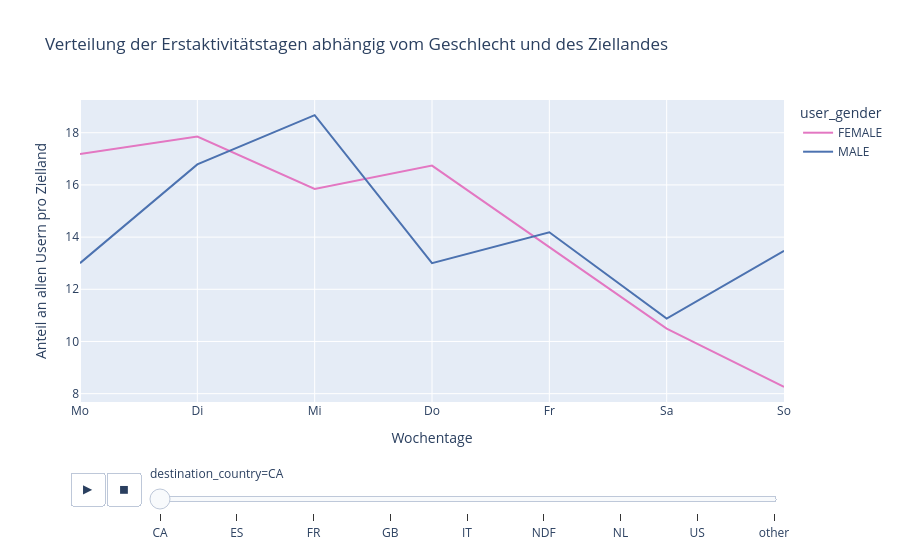

Notebook code cell kept with this figure:
### Code cell
fig4_dayofweek_destination = px.line(
    df_dayofweek_destination, 
    x='first_active_timestamp_dayofweek', 
    y='percentage', 
    color='user_gender', 
    animation_frame='destination_country', 
    color_discrete_map=color_male_female, 
    labels={'percentage': 'Anteil an allen Usern pro Zielland', 'first_active_timestamp_dayofweek':'Wochentage'}, 
    title='Verteilung der Erstaktivitätstagen abhängig vom Geschlecht und des Ziellandes'
)

fig4_dayofweek_destination.update_xaxes(
    dtick=1, 
    tickmode='array', 
    tickvals=[0,1,2,3,4,5,6], 
    ticktext=['Mo', 'Di', 'Mi', 'Do', 'Fr', 'Sa', 'So']
)

# adding play button as an alternative to dropdown selection
fig4_dayofweek_destination.layout.updatemenus[0].buttons[0].args[1]['frame']['duration'] = 0 # Instant switch
fig4_dayofweek_destination

### Figure 1 — Plotly figure (JSON) as saved in the notebook; plotly's stock layout.template omitted (floating-point values rounded to 4 significant figures)
{"data": [{"hovertemplate": "user_gender=FEMALE<br>destination_country=CA<br>Wochentage=%{x}<br>Anteil an allen Usern pro Zielland=%{y}<extra></extra>", "legendgroup": "FEMALE", "line": {"color": "#e377c2", "dash": "solid"}, "marker": {"symbol": "circle"}, "mode": "lines", "name": "FEMALE", "orientation": "v", "showlegend": true, "type": "scatter", "x": [0, 1, 2, 3, 4, 5, 6], "xaxis": "x", "y": [17.19, 17.86, 15.85, 16.74, 13.62, 10.49, 8.259], "yaxis": "y"}, {"hovertemplate": "user_gender=MALE<br>destination_country=CA<br>Wochentage=%{x}<br>Anteil an allen Usern pro Zielland=%{y}<extra></extra>", "legendgroup": "MALE", "line": {"color": "#4C72B0", "dash": "solid"}, "marker": {"symbol": "circle"}, "mode": "lines", "name": "MALE", "orientation": "v", "showlegend": true, "type": "scatter", "x": [0, 1, 2, 3, 4, 5, 6], "xaxis": "x", "y": [13.0, 16.78, 18.68, 13.0, 14.18, 10.87, 13.48], "yaxis": "y"}], "layout": {"legend": {"title": {"text": "user_gender"}, "tracegroupgap": 0}, "sliders": [{"active": 0, "currentvalue": {"prefix": "destination_country="}, "len": 0.9, "pad": {"b": 10, "t": 60}, "steps": [{"args": [["CA"], {"frame": {"duration": 0, "redraw": false}, "fromcurrent": true, "mode": "immediate", "transition": {"duration": 0, "easing": "linear"}}], "label": "CA", "method": "animate"}, {"args": [["ES"], {"frame": {"duration": 0, "redraw": false}, "fromcurrent": true, "mode": "immediate", "transition": {"duration": 0, "easing": "linear"}}], "label": "ES", "method": "animate"}, {"args": [["FR"], {"frame": {"duration": 0, "redraw": false}, "fromcurrent": true, "mode": "immediate", "transition": {"duration": 0, "easing": "linear"}}], "label": "FR", "method": "animate"}, {"args": [["GB"], {"frame": {"duration": 0, "redraw": false}, "fromcurrent": true, "mode": "immediate", "transition": {"duration": 0, "easing": "linear"}}], "label": "GB", "method": "animate"}, {"args": [["IT"], {"frame": {"duration": 0, "redraw": false}, "fromcurrent": true, "mode": "immediate", "transition": {"duration": 0, "easing": "linear"}}], "label": "IT", "method": "animate"}, {"args": [["NDF"], {"frame": {"duration": 0, "redraw": false}, "fromcurrent": true, "mode": "immediate", "transition": {"duration": 0, "easing": "linear"}}], "label": "NDF", "method": "animate"}, {"args": [["NL"], {"frame": {"duration": 0, "redraw": false}, "fromcurrent": true, "mode": "immediate", "transition": {"duration": 0, "easing": "linear"}}], "label": "NL", "method": "animate"}, {"args": [["US"], {"frame": {"duration": 0, "redraw": false}, "fromcurrent": true, "mode": "immediate", "transition": {"duration": 0, "easing": "linear"}}], "label": "US", "method": "animate"}, {"args": [["other"], {"frame": {"duration": 0, "redraw": false}, "fromcurrent": true, "mode": "immediate", "transition": {"duration": 0, "easing": "linear"}}], "label": "other", "method": "animate"}], "x": 0.1, "xanchor": "left", "y": 0, "yanchor": "top"}], "title": {"text": "Verteilung der Erstaktivitätstagen abhängig vom Geschlecht und des Ziellandes"}, "updatemenus": [{"buttons": [{"args": [null, {"frame": {"duration": 0, "redraw": false}, "fromcurrent": true, "mode": "immediate", "transition": {"duration": 500, "easing": "linear"}}], "label": "&#9654;", "method": "animate"}, {"args": [[null], {"frame": {"duration": 0, "redraw": false}, "fromcurrent": true, "mode": "immediate", "transition": {"duration": 0, "easing": "linear"}}], "label": "&#9724;", "method": "animate"}], "direction": "left", "pad": {"r": 10, "t": 70}, "showactive": false, "type": "buttons", "x": 0.1, "xanchor": "right", "y": 0, "yanchor": "top"}], "xaxis": {"anchor": "y", "domain": [0, 1], "dtick": 1, "tickmode": "array", "ticktext": ["Mo", "Di", "Mi", "Do", "Fr", "Sa", "So"], "tickvals": [0, 1, 2, 3, 4, 5, 6], "title": {"text": "Wochentage"}}, "yaxis": {"anchor": "x", "domain": [0, 1], "title": {"text": "Anteil an allen Usern pro Zielland"}}}}
